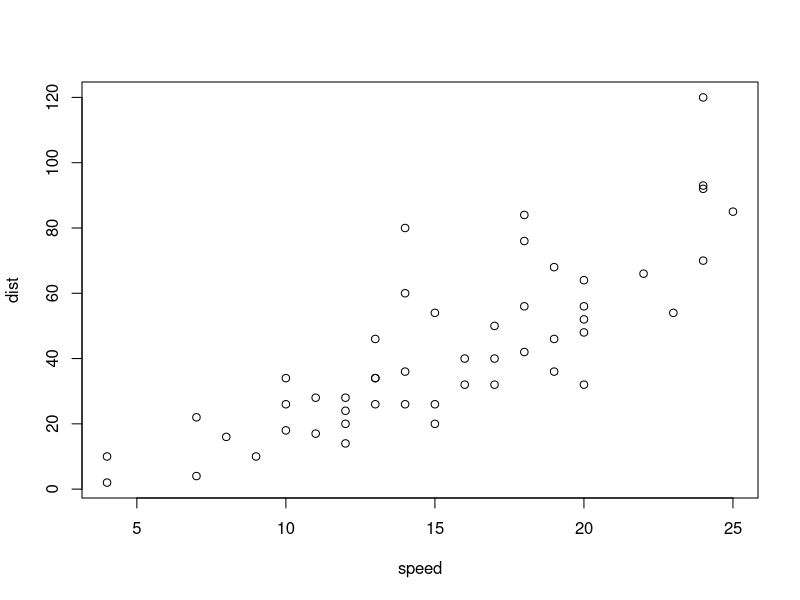
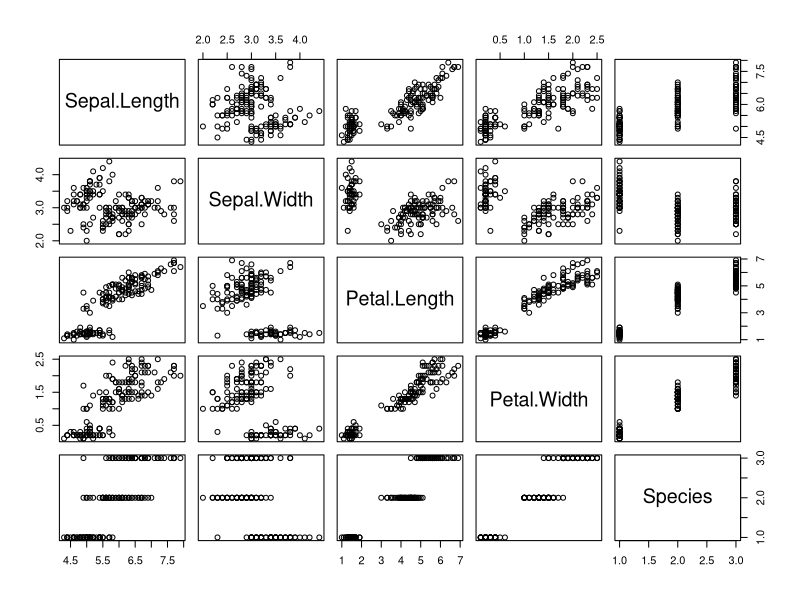
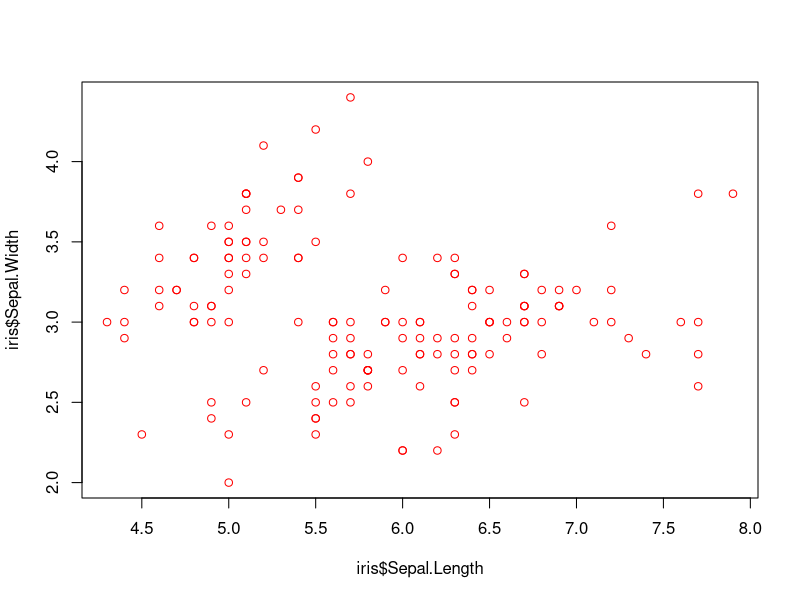

Here is the R script that generated these plots, in order:
## ---- chunk 1
plot(cars)
## ---- chunk 2
plot(iris)
## ---- chunk 3
plot(iris$Sepal.Length, iris$Sepal.Width, col="red")
